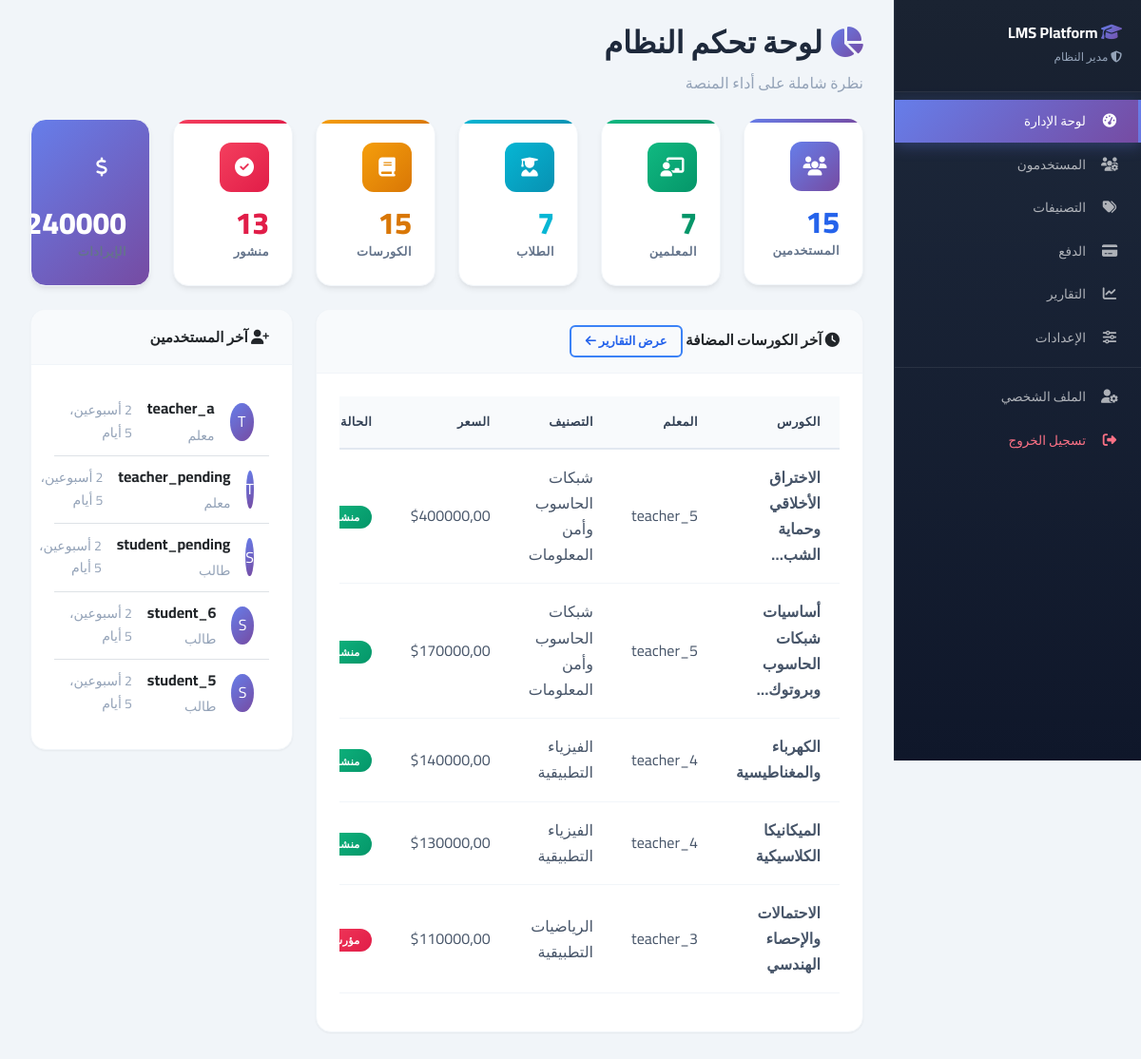
The page /admin-panel/dashboard/ (signed in) on the database its author committed.
### core/models.py (models this page shows, shortened)
class SystemSettings(models.Model):
    platform_name = models.CharField(max_length=255, default="LMS Platform")
    support_email = models.EmailField(default="support@lms.com")
    enable_registration = models.BooleanField(default=True)
    enable_certificates = models.BooleanField(default=True)
    class Meta:
        verbose_name = "إعدادات النظام"

class Course(models.Model):
    STATUS_CHOICES = [('draft', 'مسودة'), ('published', 'منشور'), ('archived', 'مؤرشف')]
    title = models.CharField(max_length=200)
    description = models.TextField()
    teacher = models.ForeignKey(User, on_delete=models.CASCADE, limit_choices_to={'profile__role': 'teacher'})
    category = models.ForeignKey(Category, on_delete=models.SET_NULL, null=True)
    price = models.DecimalField(max_digits=10, decimal_places=2, default=0.00)
    status = models.CharField(max_length=20, choices=STATUS_CHOICES, default='draft')
    created_at = models.DateTimeField(auto_now_add=True)

class Category(models.Model):
    name = models.CharField(max_length=100)
    description = models.TextField(blank=True)
    def __str__(self):
        return self.name

class Profile(models.Model):
    user = models.OneToOneField(User, on_delete=models.CASCADE)
    role = models.CharField(max_length=20, choices=[('admin', 'مدير النظام'), ('teacher', 'معلم'), ('student', 'طالب')], default='student')
    phone = models.CharField(max_length=15, blank=True)
    bio = models.TextField(blank=True)
    image = models.ImageField(upload_to='profile_images/', null=True, blank=True)
    certificate = models.ImageField(upload_to='certificates/', null=True, blank=True)
    is_approved = models.BooleanField(default=False)
    specialization = models.ForeignKey('Category', on_delete=models.SET_NULL, null=True, blank=True, verbose_name='التخصص')

### core/views.py (the view)
# urls.py: path('admin-panel/dashboard/', views.admin_dashboard, name='admin_dashboard'),
@login_required
@user_passes_test(is_admin)
def admin_dashboard(request):
    users_count = User.objects.count()
    teachers_count = User.objects.filter(profile__role='teacher').count()
    students_count = User.objects.filter(profile__role='student').count()
    courses_count = Course.objects.count()
    published_courses = Course.objects.filter(status='published').count()
    total_revenue = Course.objects.filter(status='published').aggregate(total=Sum('price'))['total'] or 0
    total_enrollments = Enrollment.objects.filter(status='approved').count()
    recent_courses = Course.objects.all().order_by('-created_at')[:5]
    recent_users = User.objects.all().order_by('-date_joined')[:5]
    context = {
        'users_count': users_count,
        'teachers_count': teachers_count,
        'students_count': students_count,
        'courses_count': courses_count,
        'published_courses': published_courses,
        'total_revenue': total_revenue,
        'total_enrollments': total_enrollments,
        'recent_courses': recent_courses,
        'recent_users': recent_users,
    }
    return render(request, 'admin_panel/dashboard.html', context)

### core/context_processors.py (called while the page is built)
def site_settings(request):
    return {
        'site_name': 'LMS Platform',
        'site_description': 'نظام إدارة التعلم المتكامل',
        'categories': Category.objects.all()[:10],
        'featured_courses': Course.objects.filter(status='published')[:4],
    }

def user_notifications(request):
    if request.user.is_authenticated:
        from .models import Enrollment, CertificateRequest
        if hasattr(request.user, 'profile'):
            if request.user.profile.role == 'teacher':
                pending_enrollments = Enrollment.objects.filter(
                    course__teacher=request.user,
                    status='pending'
                ).count()
                pending_certificates = CertificateRequest.objects.filter(
                    course__teacher=request.user,
                    status='pending'
                ).count()
                return {
                    'pending_enrollments': pending_enrollments,
                    'pending_certificates': pending_certificates,
                }
    return {}

def system_settings(request):
    settings, created = SystemSettings.objects.get_or_create(id=1)
    return {
        'site_settings': settings
    }

### core/views.py (called while the page is built)
def is_admin(user):
    return user.is_authenticated and hasattr(user, 'profile') and user.profile.role == 'admin'

### templates/admin_panel/dashboard.html (shortened to what this page needs)
{% extends 'base.html' %}
{% block content %}
<div class="mb-4">
    <h2 class="fw-bold mb-2">
        <i class="fas fa-chart-pie gradient-text"></i>
        لوحة تحكم النظام
    </h2>
    <p class="text-muted">نظرة شاملة على أداء المنصة</p>
</div>
<div class="row g-4 mb-4">
    <div class="col-md-4 col-lg-2">
        <div class="stat-card primary">
            <div class="stat-icon"><i class="fas fa-users"></i></div>
            <div class="stat-value">{{ users_count }}</div>
            <div class="stat-label">المستخدمين</div>
        </div>
    </div>
    <div class="col-md-4 col-lg-2">
        <div class="stat-card success">
            <div class="stat-icon"><i class="fas fa-chalkboard-teacher"></i></div>
            <div class="stat-value">{{ teachers_count }}</div>
            <div class="stat-label">المعلمين</div>
        </div>
    </div>
    <div class="col-md-4 col-lg-2">
        <div class="stat-card info">
            <div class="stat-icon"><i class="fas fa-user-graduate"></i></div>
            <div class="stat-value">{{ students_count }}</div>
            <div class="stat-label">الطلاب</div>
        </div>
    </div>
    <div class="col-md-4 col-lg-2">
        <div class="stat-card warning">
            <div class="stat-icon"><i class="fas fa-book"></i></div>
            <div class="stat-value">{{ courses_count }}</div>
            <div class="stat-label">الكورسات</div>
        </div>
    </div>
    <div class="col-md-4 col-lg-2">
        <div class="stat-card danger">
            <div class="stat-icon"><i class="fas fa-check-circle"></i></div>
            <div class="stat-value">{{ published_courses }}</div>
            <div class="stat-label">منشور</div>
        </div>
    </div>
    <div class="col-md-4 col-lg-2">
        <div class="stat-card" style="background: linear-gradient(135deg, #667eea 0%, #764ba2 100%); color: white;">
            <div class="stat-icon"><i class="fas fa-dollar-sign"></i></div>
            <div class="stat-value">${{ total_revenue|floatformat:0 }}</div>
            <div class="stat-label">الإيرادات</div>
        </div>
    </div>
</div>
<div class="row g-4">
    <div class="col-lg-8">
        <div class="card">
            <div class="card-header">
                <span><i class="fas fa-clock"></i> آخر الكورسات المضافة</span>
                <a href="{% url 'admin_reports' %}" class="btn btn-sm btn-outline-primary">
                    عرض التقارير <i class="fas fa-arrow-left"></i>
                </a>
            </div>
            <div class="card-body">
                <div class="table-responsive">
                    <table class="table table-hover">
                        <thead>
                            <tr>
                                <th>الكورس</th>
                                <th>المعلم</th>
                                <th>التصنيف</th>
                                <th>السعر</th>
                                <th>الحالة</th>
                            </tr>
                        </thead>
                        <tbody>
                            {% for course in recent_courses %}
                            <tr>
                                <td>
                                    <div class="fw-bold">{{ course.title|truncatechars:30 }}</div>
                                </td>
                                <td>{{ course.teacher.username }}</td>
                                <td>{{ course.category|default:"-" }}</td>
                                <td>${{ course.price }}</td>
                                <td>
                                    {% if course.status == 'published' %}
                                        <span class="badge bg-success">منشور</span>
                                    {% elif course.status == 'draft' %}
                                        <span class="badge bg-secondary">مسودة</span>
                                    {% else %}
                                        <span class="badge bg-danger">مؤرشف</span>
                                    {% endif %}
                                </td>
                            </tr>
                            {% endfor %}
                        </tbody>
                    </table>
                </div>
            </div>
        </div>
    </div>
    <div class="col-lg-4">
        <div class="card">
            <div class="card-header">
                <i class="fas fa-user-plus"></i>
                آخر المستخدمين
            </div>
            <div class="card-body">
                <div class="list-group list-group-flush">
                    {% for user in recent_users %}
                    <div class="list-group-item d-flex align-items-center gap-3">
                        <div class="rounded-circle bg-primary text-white d-flex align-items-center justify-content-center"
                             style="width: 40px; height: 40px;">
                            {{ user.username|first|upper }}
                        </div>
                        <div class="flex-grow-1">
                            <div class="fw-bold">{{ user.username }}</div>
                            <small class="text-muted">{{ user.profile.get_role_display }}</small>
                        </div>
                        <small class="text-muted">{{ user.date_joined|timesince }}</small>
                    </div>
                    {% empty %}
                    <div class="text-center text-muted py-4">
                        لا يوجد مستخدمين جدد
                    </div>
                    {% endfor %}
                </div>
            </div>
        </div>
    </div>
</div>
{% endblock %}

### templates/includes/sidebar.html (shortened to what this page needs)
<div id="sidebar-wrapper" dir="rtl">
    <div class="sidebar-heading">
        <h5>
            <i class="fas fa-graduation-cap"></i>
            {{ site_settings.platform_name|default:"منصة التميز" }}
        </h5>
        <small>
            {% if request.user.profile.role == 'admin' %}
                <i class="fas fa-shield-alt"></i> مدير النظام
            {% elif request.user.profile.role == 'teacher' %}
                <i class="fas fa-chalkboard-teacher"></i> {{ request.user.first_name|default:request.user.username }}
            {% elif request.user.profile.role == 'student' %}
                <i class="fas fa-user-graduate"></i> {{ request.user.first_name|default:request.user.username }}
            {% endif %}
        </small>
    </div>
    <div class="list-group list-group-flush">
        {% if request.user.profile.role == 'admin' %}
            <a href="{% url 'admin_dashboard' %}" class="list-group-item {% if request.resolver_match.url_name == 'admin_dashboard' %}active{% endif %}">
                <i class="fas fa-tachometer-alt"></i> لوحة الإدارة
            </a>
            <a href="{% url 'admin_users' %}" class="list-group-item {% if request.resolver_match.url_name == 'admin_users' %}active{% endif %}">
                <i class="fas fa-users-cog"></i> المستخدمون
            </a>
            <a href="{% url 'admin_categories' %}" class="list-group-item {% if request.resolver_match.url_name == 'admin_categories' %}active{% endif %}">
                <i class="fas fa-tags"></i> التصنيفات
            </a>
            <a href="{% url 'admin_payments' %}" class="list-group-item {% if request.resolver_match.url_name == 'admin_payments' %}active{% endif %}">
                <i class="fas fa-credit-card"></i> الدفع
            </a>
            <a href="{% url 'admin_reports' %}" class="list-group-item {% if request.resolver_match.url_name == 'admin_reports' %}active{% endif %}">
                <i class="fas fa-chart-line"></i> التقارير
            </a>
            <a href="{% url 'admin_settings' %}" class="list-group-item {% if request.resolver_match.url_name == 'admin_settings' %}active{% endif %}">
                <i class="fas fa-sliders-h"></i> الإعدادات
            </a>
        {% endif %}
        <div style="border-top: 1px solid rgba(255,255,255,0.08); margin-top: 0.5rem; padding-top: 0.5rem;">
            <a href="{% url 'profile' %}" class="list-group-item">
                <i class="fas fa-user-cog"></i> الملف الشخصي
            </a>
            <a href="{% url 'logout' %}" class="list-group-item" style="color: var(--rose-400) !important;">
                <i class="fas fa-sign-out-alt"></i> تسجيل الخروج
            </a>
        </div>
    </div>
</div>

### rows shown on the page
SystemSettings: platform_name "LMS Platform"
Course: title "الاختراق الأخلاقي وحماية الشب…", teacher.username "teacher_5", category "شبكات الحاسوب وأمن المعلومات", price "400000,00", status "منشور"
Course: title "أساسيات شبكات الحاسوب وبروتوك…", teacher.username "teacher_5", category "شبكات الحاسوب وأمن المعلومات", price "170000,00", status "منشور"
Course: title "الكهرباء والمغناطيسية", teacher.username "teacher_4", category "الفيزياء التطبيقية", price "140000,00", status "منشور"
Course: title "الميكانيكا الكلاسيكية", teacher.username "teacher_4", category "الفيزياء التطبيقية", price "130000,00", status "منشور"
Course: title "الاحتمالات والإحصاء الهندسي", teacher.username "teacher_3", category "الرياضيات التطبيقية", price "110000,00", status "مؤرشف"

### other values the page prints
{{ users_count }} "15"
{{ teachers_count }} "7"
{{ students_count }} "7"
{{ courses_count }} "15"
{{ published_courses }} "13"
{{ user.username|first|upper }} "T"
{{ user.username }} "teacher_a"
{{ user.profile.get_role_display }} "معلم"
{{ user.date_joined|timesince }} "2 أسبوعين، 5 أيام"
{{ user.username }} "teacher_pending"
{{ user.username|first|upper }} "S"
{{ user.username }} "student_pending"
{{ user.profile.get_role_display }} "طالب"
{{ user.username }} "student_6"
{{ user.username }} "student_5"
